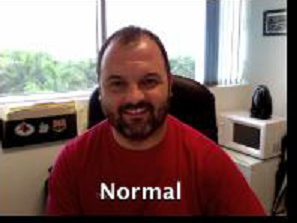
#> input picture 2_Geometric_Transformation/image.png, 297 x 223 px
$ python Image_crop.py
#> lines starting #> are read from the running program, lines starting #| are printed output that depends on the picture
import numpy as np
import cv2
img = cv2.imread('image.png')
#> img is the input picture: shape (223, 297, 3); mean B, G, R 102.2, 106.1, 129
cropped_img = img[100:250, 100:250, :]
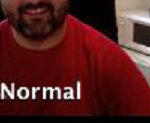
#> cropped_img: shape (123, 150, 3); mean B, G, R 30.5, 31.9, 84.4
# print(img.shape)

cv2.imshow("crop", cropped_img)
cv2.imshow("origin", img)
cv2.waitKey(0)
cv2.destroyAllWindows()
